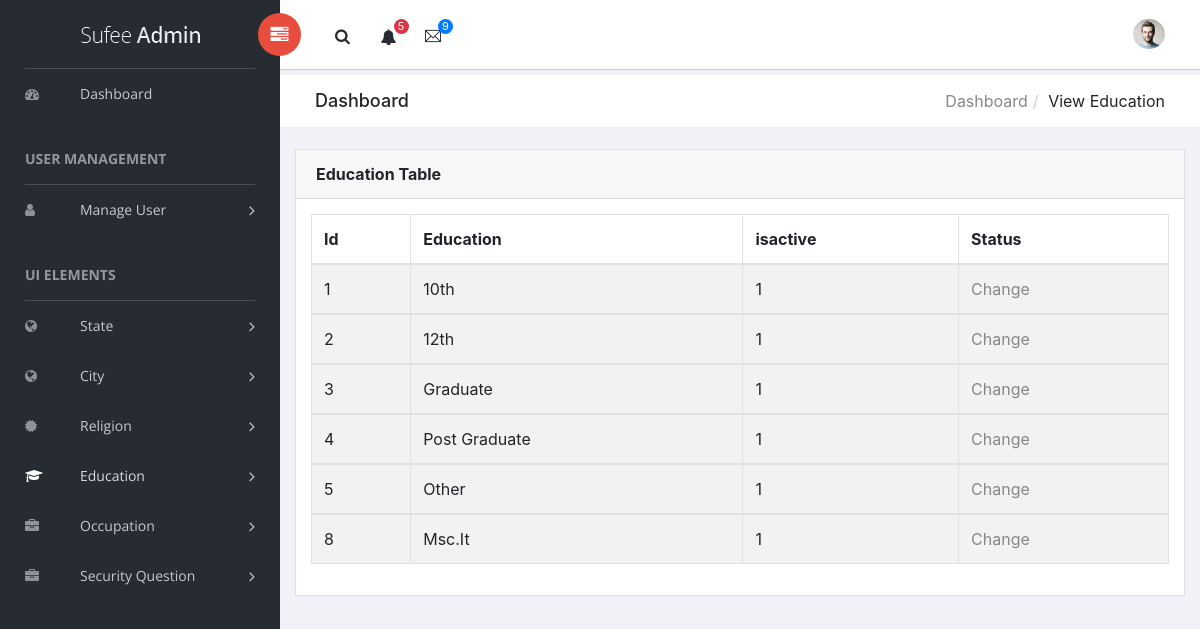
The page /admin/vieweducation.php (signed in) on the database its author committed.
### tables this page shows
CREATE TABLE `education` (
  `Eid` int(11) NOT NULL,
  `Ename` varchar(30) NOT NULL,
  `isactive` int(1) NOT NULL
);

### admin/vieweducation.php (the view, shortened to what this page needs)
<?php
    require "conn.php";
?>
<!doctype html>
<html class="no-js" lang="en">
<head>
    <?php
        require "header.php";
    ?>
</head>
<body>
    <aside id="left-panel" class="left-panel">
        <nav class="navbar navbar-expand-sm navbar-default">
            <div class="navbar-header">
                <a class="navbar-brand" href="./"><img src="images/logo.png" alt="Logo"></a>
            </div>
            <div id="main-menu" class="main-menu collapse navbar-collapse">
                <ul class="nav navbar-nav">
                    <li>
                        <a href="index.php"> <i class="menu-icon fa fa-dashboard"></i>Dashboard </a>
                    </li>
                     <h3 class="menu-title">User Management</h3>
                    <li class="menu-item-has-children dropdown">
                        <a href="#" class="dropdown-toggle" data-toggle="dropdown" aria-haspopup="true" aria-expanded="false"> <i class="menu-icon fa fa-user"></i>Manage User</a>
                    </li>
                    <h3 class="menu-title">UI elements</h3>
                    <li class="menu-item-has-children dropdown">
                        <a href="#" class="dropdown-toggle" data-toggle="dropdown" aria-haspopup="true" aria-expanded="false"> <i class="menu-icon fa fa-globe"></i>State</a>
                    </li>
                    <li class="menu-item-has-children dropdown">
                        <a href="#" class="dropdown-toggle" data-toggle="dropdown" aria-haspopup="true" aria-expanded="false"> <i class="menu-icon fa fa-globe"></i>City</a>
                    </li>
                    <li class="menu-item-has-children dropdown">
                        <a href="#" class="dropdown-toggle " data-toggle="dropdown" aria-haspopup="true" aria-expanded="false"> <i class="menu-icon fa fa-certificate"></i>Religion</a>
                    </li>
                    <li class="menu-item-has-children dropdown active">
                        <a href="#" class="dropdown-toggle" data-toggle="dropdown" aria-haspopup="true" aria-expanded="false"> <i class="menu-icon fa fa-graduation-cap"></i>Education</a>
                    </li>
                    <li class="menu-item-has-children dropdown">
                        <a href="#" class="dropdown-toggle" data-toggle="dropdown" aria-haspopup="true" aria-expanded="false"> <i class="menu-icon fa fa-briefcase"></i>Occupation</a>
                    </li>
                    <li class="menu-item-has-children dropdown">
                        <a href="#" class="dropdown-toggle" data-toggle="dropdown" aria-haspopup="true" aria-expanded="false"> <i class="menu-icon fa fa-briefcase"></i>Security Question</a>
                    </li>
                </ul>
            </div>
        </nav>
    </aside>
    <div id="right-panel" class="right-panel">
        <header id="header" class="header">
            <div class="header-menu">
                <div class="col-sm-7">
                    <a id="menuToggle" class="menutoggle pull-left"><i class="fa fa fa-tasks"></i></a>
                    <div class="header-left">
                        <button class="search-trigger"><i class="fa fa-search"></i></button>
                        <div class="dropdown for-notification">
                            <button class="btn btn-secondary dropdown-toggle" type="button" id="notification" data-toggle="dropdown" aria-haspopup="true" aria-expanded="false">
                                <i class="fa fa-bell"></i>
                                <span class="count bg-danger">5</span>
                            </button>
                        </div>
                        <div class="dropdown for-message">
                            <button class="btn btn-secondary dropdown-toggle" type="button"
                                id="message"
                                data-toggle="dropdown" aria-haspopup="true" aria-expanded="false">
                                <i class="ti-email"></i>
                                <span class="count bg-primary">9</span>
                            </button>
                        </div>
                    </div>
                </div>
                <div class="col-sm-5">
                    <div class="user-area dropdown float-right">
                        <a href="#" class="dropdown-toggle" data-toggle="dropdown" aria-haspopup="true" aria-expanded="false">
                            <img class="user-avatar rounded-circle" src="images/admin.jpg" alt="User Avatar">
                        </a>
                    </div>
                    <div class="language-select dropdown" id="language-select">
                        <a class="dropdown-toggle" href="#" data-toggle="dropdown"  id="language" aria-haspopup="true" aria-expanded="true">
                            <i class="flag-icon flag-icon-us"></i>
                        </a>
                    </div>
                </div>
            </div>
        </header>
        <div class="breadcrumbs">
            <div class="col-sm-4">
                <div class="page-header float-left">
                    <div class="page-title">
                        <h1>Dashboard</h1>
                    </div>
                </div>
            </div>
            <div class="col-sm-8">
                <div class="page-header float-right">
                    <div class="page-title">
                        <ol class="breadcrumb text-right">
                            <li><a href="index.php">Dashboard</a></li>
                            <li class="active">View Education</li>
                        </ol>
                    </div>
                </div>
            </div>
        </div>
        <div class="content mt-3">
            <div class="animated fadeIn">
                <div class="row">
                    <div class="col-md-12">
                        <div class="card">
                            <div class="card-header">
                                <strong class="card-title">Education Table</strong>
                            </div>
                            <div class="card-body">
                                <table id="bootstrap-data-table-export" class="table table-striped table-bordered">
                                    <thead>
                                        <tr>
                                            <th>Id</th>
                                            <th>Education</th>
                                            <th>isactive</th>
                                            <th>Status</th>
                                        </tr>
                                    </thead>
                                        <?php
                                            $qry="SELECT * FROM education";
                                            $rs=mysqli_query($conn,$qry);
                                            if(mysqli_num_rows($rs)>0)
                                            {
                                                while($row=mysqli_fetch_assoc($rs))
                                                {
                                        ?>
                                                <tbody>
                                                    <tr>
                                                        <td><?php echo $row["Eid"];?></td>
                                                        <td><?php echo $row['Ename'];?></td>
                                                        <td><?php echo $row['isactive'];?></td>
                                                        <td><a href="changeeducation.php?id=<?php echo $row['Eid']?>">Change</a></td>
                                                    </tr>
                                                </tbody>
                                        <?php
                                                }
                                            }
                                        ?>
                                </table>
                            </div>
                        </div>
                    </div>
                </div>
            </div>
        </div>
    </div>
</body>
</html>

### rows shown on the page
education: Eid "1", Ename "10th", isactive "1"
education: Eid "2", Ename "12th", isactive "1"
education: Eid "3", Ename "Graduate", isactive "1"
education: Eid "4", Ename "Post Graduate", isactive "1"
education: Eid "5", Ename "Other", isactive "1"
education: Eid "8", Ename "Msc.It", isactive "1"
